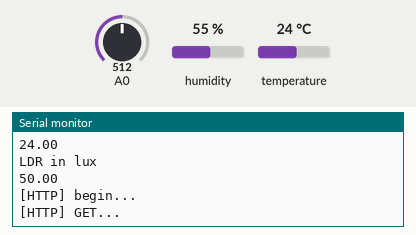
This sketch was run on a simulated ESP8266 (NodeMCU). On the bench: the last lines printed to the serial monitor. The test bench sets the inputs (shaded band); at power-on: A0 = 512, humidity 55 %, temperature 24 °C. WiFi joins after 1.5 s; servers stay silent unless stated; uploads are accepted with an empty reply.

Above: at 16.3 s.
16.4 s: A0 set to 330
At 16.6 s:
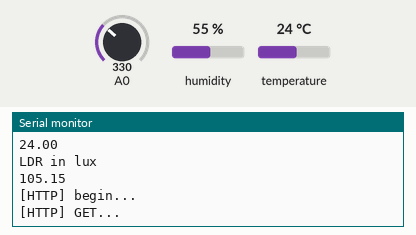
17.9 s: A0 set to 352
At 18.46 s:
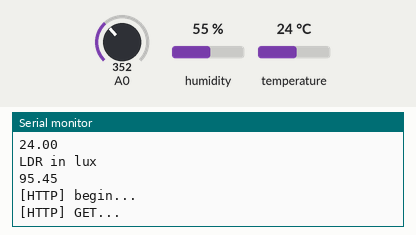
Timing chart, 0 to 20.4 s (numbered marks = the images above; inputs shaded):
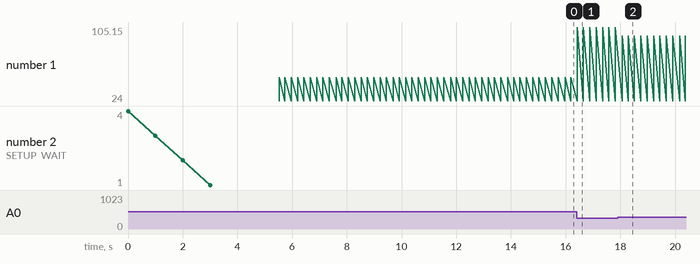

Measured:
- after the input at 16.4 s, the serial monitor: prints a new line at once (image 1)
- after the input at 17.9 s, the serial monitor: prints a new line after 0.17 s (image 2)
- plotted number 1: 50 → 105.15 after the input at 16.4 s, 105.15 → 95.45 after the input at 17.9 s

The sketch:

mach_2_mach_nodemcu_gateway.ino
```cpp
/**
 * This Arduino Sketch is written as part of bigger project where 2 machine talk to each other through
 * Gateway. Below is description
 * 1. NodeMCU: machine 1. It is connected to LDR which emits its resistance value.
 * 2. Arduino: machine 2. It is connected to blinking LED. The state of LED will be controlled by
 * the value received from LDR connected to NodeMCU
 * 3. Node-Red: Gateway server which is running on RaspberryPi board. NodeMCU and Arduino communicate with
 * each other through Node-Red gateway server.
 *
 * The sketch included below is responsible for controlling LDR through NodeMCU board
 *
 */

#include <Arduino.h>

#include <ESP8266WiFi.h>
#include <ESP8266WiFiMulti.h>

#include <ESP8266HTTPClient.h>

#define USE_SERIAL Serial

ESP8266WiFiMulti WiFiMulti;

// Customizations
#include "DHT.h"
#define DHTPIN 4
#define DHTTYPE DHT11
DHT dht(DHTPIN, DHTTYPE);

void setup() {

	// Customizations
	dht.begin();

	USE_SERIAL.begin(9600);
   // USE_SERIAL.setDebugOutput(true);

    USE_SERIAL.println();
    USE_SERIAL.println();
    USE_SERIAL.println();

    for(uint8_t t = 4; t > 0; t--) {
        USE_SERIAL.printf("[SETUP] WAIT %d...\n", t);
        USE_SERIAL.flush();
        delay(1000);
    }

    WiFiMulti.addAP("Dilip Dindorkar", "Tinkya12@#");
}

void loop() {
    // wait for WiFi connection
    if((WiFiMulti.run() == WL_CONNECTED)) {

    	// Customizations
		float h = dht.readHumidity();
		float t = dht.readTemperature();
		if (isnan(h) || isnan(t)) {
		  Serial.println("Failed to read from DHT sensor");
		  delay(2000);
		  return;
		}
		USE_SERIAL.println("Temperature");
		USE_SERIAL.println(t);

        // Read LDR value
        int ldr = analogRead(A0);
        // calculation of lux value from LDR reading
        // Reference: https://invootech.blogspot.com/2017/06/how-to-convert-ldr-dependent-resistor.html
        float lux = 0.00, ADC_VALUE = 0.0048828125;
        lux = (250.00 / (ADC_VALUE * ldr)) - 50.00;
        USE_SERIAL.println("LDR in lux");
        USE_SERIAL.println(lux);


        // Form URL to send LDR value to gateway(read Node-RED)
        char url[256];
        sprintf (url, "http://192.168.1.13:1880/nodemcu?ldr=%f&temp=%f&humidity=%f", lux, t, h);

        HTTPClient http;

        USE_SERIAL.print("[HTTP] begin...\n");
        // configure traged server and url
        http.begin(url); //HTTP

        USE_SERIAL.print("[HTTP] GET...\n");
        // start connection and send HTTP header
        int httpCode = http.GET();

        // httpCode will be negative on error
        if(httpCode > 0) {
            // HTTP header has been send and Server response header has been handled
            USE_SERIAL.printf("[HTTP] GET... code: %d\n", httpCode);

            // file found at server
            if(httpCode == HTTP_CODE_OK) {
                String payload = http.getString();
                USE_SERIAL.println(payload);
            }
        } else {
            USE_SERIAL.printf("[HTTP] GET... failed, error: %s\n", http.errorToString(httpCode).c_str());
        }

        http.end();
    }
}
```

sloeber.ino.cpp
```cpp
#ifdef __IN_ECLIPSE__
//This is a automatic generated file
//Please do not modify this file
//If you touch this file your change will be overwritten during the next build
//This file has been generated on 2021-06-12 02:06:32

#include "Arduino.h"
#include <Arduino.h>
#include <ESP8266WiFi.h>
#include <ESP8266WiFiMulti.h>
#include <ESP8266HTTPClient.h>
#define USE_SERIAL Serial
extern ESP8266WiFiMulti WiFiMulti;
#include "DHT.h"

void setup() ;
void loop() ;

#include "mach_2_mach_nodemcu_gateway.ino"


#endif
```
